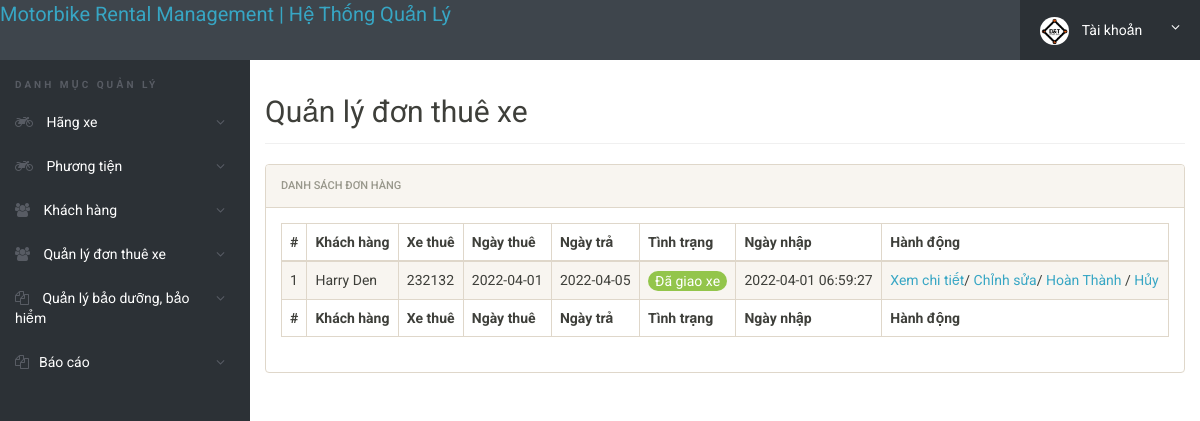
The page /admin/login/manage-bookings.php (signed in) on the database its author committed.
### tables this page shows
CREATE TABLE IF NOT EXISTS `dathang` (
  `id` int(30) NOT NULL PRIMARY KEY,
  `idkhachhang` int(30) NOT NULL,
  `idxe` int(30) NOT NULL,
  `NgayThue` date NOT NULL,
  `NgayTra` date NOT NULL,
  `SoNgayThue` int(11) NOT NULL DEFAULT 0,
  `GiaTriHopDong` float NOT NULL DEFAULT 0,
  `DatTruoc` float NOT NULL DEFAULT 0,
  `ConLai` float NOT NULL DEFAULT 0,
  `GhiChu` varchar(255) DEFAULT NULL,
  `TinhTrang` tinyint(1) NOT NULL DEFAULT 0 COMMENT '0=Picked -up, 1 =Returned, 2=Cancelled',
  `NgayNhap` datetime NOT NULL DEFAULT current_timestamp(),
  `NgayCapNhat` datetime DEFAULT NULL ON UPDATE current_timestamp()
);

CREATE TABLE IF NOT EXISTS `KhachHang` (
  `id` int(11) NOT NULL primary key,
  `HoVaTen` varchar(120) DEFAULT NULL,
  `Email` varchar(100) DEFAULT NULL,
  `CCCD` varchar(20) DEFAULT NULL,
  `SoDienThoai` char(11) DEFAULT NULL,
  `NgaySinh` varchar(100) DEFAULT NULL,
  `DiaChi` varchar(255) DEFAULT NULL,
  `Quan` varchar(100) DEFAULT NULL,
  `ThanhPho` varchar(100) DEFAULT NULL,
  `RegDate` timestamp NULL DEFAULT CURRENT_TIMESTAMP,
  `UpdationDate` timestamp NULL DEFAULT NULL ON UPDATE CURRENT_TIMESTAMP
);

### admin/login/manage-bookings.php (the view, shortened to what this page needs)
<?php
include('includes/config.php');
if(strlen($_SESSION['alogin'])==0)
	{
header('location:index.php');
}
else{
 ?>
<!doctype html>
<html lang="en" class="no-js">
<head>
	<link rel="stylesheet" href="css/font-awesome.min.css">
	<link rel="stylesheet" href="css/bootstrap.min.css">
	<link rel="stylesheet" href="css/dataTables.bootstrap.min.css">
	<link rel="stylesheet" href="css/bootstrap-social.css">
	<link rel="stylesheet" href="css/bootstrap-select.css">
	<link rel="stylesheet" href="css/fileinput.min.css">
	<link rel="stylesheet" href="css/awesome-bootstrap-checkbox.css">
	<link rel="stylesheet" href="css/style.css">
</head>
<body>
	<?php include('includes/header.php');?>
	<div class="ts-main-content">
		<?php include('includes/leftbar.php');?>
		<div class="content-wrapper">
			<div class="container-fluid">
				<div class="row">
					<div class="col-md-12">
						<h2 class="page-title">Quản lý đơn thuê xe</h2>
						<div class="panel panel-default">
							<div class="panel-heading">Danh sách đơn hàng</div>
							<div class="panel-body">
								<table id="zctb" class="display table table-striped table-bordered table-hover" cellspacing="0" width="100%">
									<thead>
										<tr>
										<th>#</th>
											<th>Khách hàng</th>
											<th>Xe thuê</th>
											<th>Ngày thuê</th>
											<th>Ngày trả</th>
											<th>Tình trạng</th>
											<th>Ngày nhập</th>
											<th>Hành động</th>
										</tr>
									</thead>
									<tfoot>
										<tr>
										<th>#</th>
										<th>Khách hàng</th>
											<th>Xe thuê</th>
											<th>Ngày thuê</th>
											<th>Ngày trả</th>
											<th>Tình trạng</th>
											<th>Ngày nhập</th>
											<th>Hành động</th>
										</tr>
									</tfoot>
									<tbody>
									<?php $sql = "SELECT khachhang.HoVaTen,thongtinxe.TenXe,dathang.NgayThue,dathang.NgayTra,dathang.GhiChu,dathang.idxe as vid,dathang.TinhTrang,dathang.NgayNhap,dathang.id
									from dathang
									join thongtinxe on thongtinxe.id=dathang.idxe
									join khachhang on khachhang.id=dathang.idkhachhang";
$query = $dbh -> prepare($sql);
$query->execute();
$results=$query->fetchAll(PDO::FETCH_OBJ);
$cnt=1;
if($query->rowCount() > 0)
{
foreach($results as $result)
{				?>
										<tr>
											<td><?php echo htmlentities($cnt);?></td>
											<td><?php echo htmlentities($result->HoVaTen);?></td>
											<td><?php echo htmlentities($result->TenXe);?></td>
											<td><?php echo htmlentities($result->NgayThue);?></td>
											<td><?php echo htmlentities($result->NgayTra);?></td>
											<td>
												<?php if($result->TinhTrang==0): ?>
													<span class="badge badge-primary" style="font-size: 14px;">Đã giao xe</span>
												<?php elseif($result->TinhTrang==1): ?>
													 <span >Đã trả xe</span>
												 <?php elseif($result->TinhTrang==2): ?>
													 <span class="badge badge-danger" style="background-color: red; font-size: 14px;">Đã hủy đơn</span>
												<?php endif; ?>
										</td>
											<td><?php echo htmlentities($result->NgayNhap);?></td>
										<td><a href="manage-bookings.php" id="<?php echo htmlentities($result->id);?>" class="view_btn" type="button"data-toggle="modal"  data-target="#myModal"> Xem chi tiết</a>/
											<a href="edit-booking.php?id=<?php echo $result->id;?>" name="edit" id="edit" class="edit">Chỉnh sửa</a>/
											<a href="manage-bookings.php?aeid=<?php echo htmlentities($result->id);?>&vid=<?php echo htmlentities($result->vid);?>" onclick="return confirm('Bạn có muốn hoàn thành đơn thuê xe này?')"> Hoàn Thành</a> /
											<a href="manage-bookings.php?eid=<?php echo htmlentities($result->id);?>&vid=<?php echo htmlentities($result->vid);?>"  name="cancell" type="button" onclick="return confirm('Bạn có muốn hủy đơn thuê xe này?')"> Hủy</a>
										</td>
										</tr>
										<?php $cnt=$cnt+1; }} ?>
									</tbody>
								</table>
							</div>
						</div>
					</div>
				</div>
			</div>
		</div>
	</div>
</body>
</html>
<?php } ?>

### admin/login/css/style.css (style rules this page uses)
html { font-size: 14px; }
@media only screen and (min-width: 480px) { html { font-size: 17px; } }
@media only screen and (min-width: 768px) { html { font-size: 14px; } }
body { font-size: 1em; }
a { color: #37a6c4; }
.panel { overflow: hidden; }
.page-title { padding-bottom: 15px; margin-bottom: 20px; border-bottom: 1px solid #f0f0f0; }
.ts-main-content .content-wrapper { padding-top: 15px; margin-top: 60px; }
@media only screen and (min-width: 992px) { .ts-main-content .content-wrapper { margin-left: 250px; } }

### rows shown on the page
dathang: idkhachhang.HoVaTen "Harry Den", thongtinxe.TenXe "232132", NgayThue "2022-04-01", NgayTra "2022-04-05", TinhTrang "Đã giao xe", NgayNhap "2022-04-01 06:59:27"
